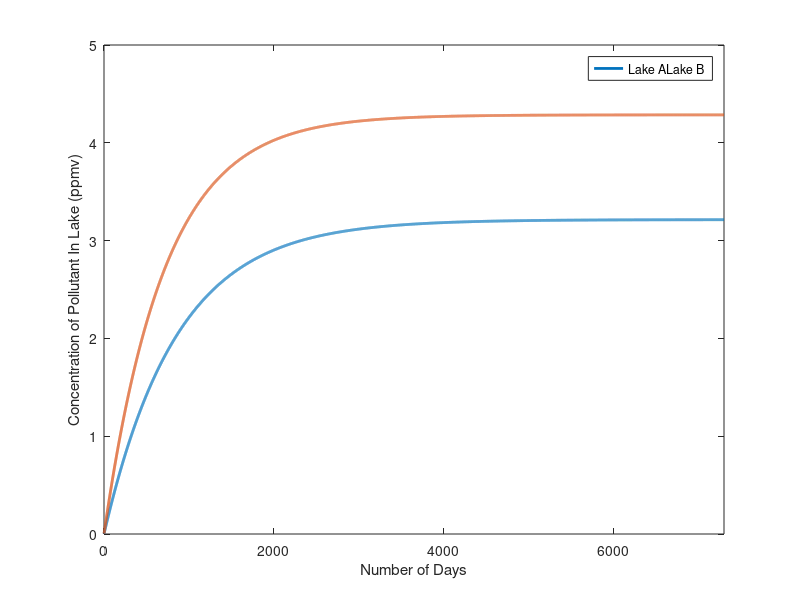

Write the MATLAB code that produced this figure. (Note: this script raises an error after producing the figure.)
% 
%    ____                            _           _   _          _             
%   / ___|___  _ __  _ __   ___  ___| |_ ___  __| | | |    __ _| | _____  ___ 
%  | |   / _ \| '_ \| '_ \ / _ \/ __| __/ _ \/ _` | | |   / _` | |/ / _ \/ __|
%  | |__| (_) | | | | | | |  __/ (__| ||  __/ (_| | | |__| (_| |   <  __/\__ \
%   \____\___/|_| |_|_| |_|\___|\___|\__\___|\__,_| |_____\__,_|_|\_\___||___/
%  |  \/  | ___   __| | ___| | (_)_ __   __ _                                 
%  | |\/| |/ _ \ / _` |/ _ \ | | | '_ \ / _` |                                
%  | |  | | (_) | (_| |  __/ | | | | | | (_| |                                
%  |_|  |_|\___/ \__,_|\___|_|_|_|_| |_|\__, |                                
%                                       |___/                                 

%   _    ___ ___ _ _ ____ ___                                     
%  | |  | __/ __| | |__  | __|                                    
%  | |__| _| (__|_  _|/ /|__ \                                    
%  |____|___\___| |_|/_/ |___/                                    
%                               

%   _             _       ___         _                      
%  | |   ___ _  _(_)___  / __|___  __| |_  _ _ __ _ _ _  ___ 
%  | |__/ _ \ || | (_-< | (__/ _ \/ _| ' \| '_/ _` | ' \/ -_)
%  |____\___/\_,_|_/__/  \___\___/\__|_||_|_| \__,_|_||_\___|
%                                                            

clear variables 
close all 


%% Switch to control whether model includes or exludes evaporation. 

includeEvaporation = true;

%% Paramter Setting and Setup


% Parameters for Lake A 
VwA = 40000000;      % Lake volume, m^3
FwoutA = 70000;      % Average water outflow, m^3/day (this equals the inflow)

if (includeEvaporation == true)
    FwoutA = FwoutA * (2/3); % To Account for Evaporation If Enabled.  
end


% Paramaters for Lake B 
VwB = 25000000;      % Lake volume, m^3
FwoutB = 70000;      % Average water outflow, m^3/day (this equals the inflow)

if (includeEvaporation == true)
    FwoutB = FwoutA * (3/4); % To Account for Evaporation If Enabled. 
end

% General Paramaters 
ndays = 7300;        % no. of days to simulate
Mpin = 0.15;        % Mass of pollutant entering lake per day in tonnes


%% Lake A Simulation

% Define the initial conditions, Mp0 is the initial amount of pollutant in
% the lake before the factory opens
Mp0 = 0;
% Initialise a vector Mp for storing simulated mass of pollutant in the
% lake over time
MpA = zeros(1,ndays); 
% Initialise a vector Cp for storing simulated concentration of pollutant 
% in the lake
CpA = zeros(1,ndays);  
% Calculate the first day using the initial conditions
% Mass of pollutant in lake, Mp
MpA(1) = Mp0 + Mpin - ((Mp0*FwoutA)/VwA); 
% Concentration of pollutant in lake
CpA(1) =  (MpA(1)/VwA)*10^6;
% Simulate for the remaining time period
for i=2:ndays
    MpA(i) = MpA(i-1) + Mpin - ((MpA(i-1)*FwoutA)/VwA);
    CpA(i) = (MpA(i)/VwA)*10^6;      % mass/volume *10^6 to convert to ppmv 
end


%% Lake B Simulation 

% Define the initial conditions, Mp0 is the initial amount of pollutant in
% the lake before the factory opens
Mp0 = 0;
% Initialise a vector Mp for storing simulated mass of pollutant in the
% lake over time
MpB = zeros(1,ndays); 
% Initialise a vector Cp for storing simulated concentration of pollutant 
% in the lake
CpB = zeros(1,ndays);  
% Calculate the first day using the initial conditions
% Mass of pollutant in lake, Mp
MpB(1) = Mp0 + Mpin - ((Mp0*FwoutB)/VwB); 
% Concentration of pollutant in lake
CpB(1) =  (MpB(1)/VwB)*10^6;
% Simulate for the remaining time period
for i=2:ndays
    MpB(i) = MpB(i-1) + Mpin - ((MpB(i-1)*FwoutB)/VwB);
    CpB(i) = (MpB(i)/VwB)*10^6;      % mass/volume *10^6 to convert to ppmv 
end


%% Concentration Plots

% Make a plot of concentration C, label axis, add title
% lakeAPlot = figure(1)
% plot(1:ndays, CpA)
% hold on 
% xlabel ('Number of days')
% ylabel ('Concentration (ppmv)')
% title ('Concentration of pollutant in Hyfryd Llyn Lake A ') 
% axis([0 7300 0 2.5])
% 
% lakeBPlot = figure(2)
% plot(1:ndays, CpB)
% hold on 
% xlabel ('Number of days')
% ylabel ('Concentration (ppmv)')
% title ('Concentration of pollutant in Hyfryd Llyn Lake B ') 
% axis([0 7300 0 2.5])


dualPlot = figure(3);
plot(1:ndays, CpA,'LineWidth',2)
hold on 
plot(CpB,'LineWidth',2)
xlabel ('Number of Days')
ylabel ('Concentration of Pollutant In Lake (ppmv)')
% title ('Concentration of Pollutant in Two Connected Lakes ') 
axis([0 7300 0 5])
legend(["Lake A","Lake B"])
set(gcf,'color','w');


%% Limit Finding

disp(newline) 

%%
concentrationLimit = 1.5; % Set Concentration Limit Here (ppm)

%%
% Lake A 
locationIndexA = find(CpA >= concentrationLimit);
exceedenceDayA = locationIndexA(1);
disp("Pollutant concentration limit of " + num2str(concentrationLimit) + " for Lake A is reached at day " + num2str(exceedenceDayA) + ".");

% Lake B 
locationIndexB = find(CpB >= concentrationLimit);
exceedenceDayB = locationIndexB(1);
disp("Pollutant concentration limit of " + num2str(concentrationLimit) + " for Lake B is reached at day " + num2str(exceedenceDayB) + ".");

% Highlight for Lake A 
hold on
x= [exceedenceDayA exceedenceDayA 0]; 
y= [0 concentrationLimit concentrationLimit]; %produces three xy coordinates to be plotted 
line(x,y,'Color','blue')
% text(exceedenceDayA,concentrationLimit,['\leftarrow Concentration limit is expected to be exceeded by t=' num2str(exceedenceDayA)])

% Highlight for Lake B
hold on
x= [exceedenceDayB exceedenceDayB 0]; 
y= [0 concentrationLimit concentrationLimit]; %produces three xy coordinates to be plotted 
line(x,y,'Color','red')
% text(exceedenceDayB,concentrationLimit-0.1,['\leftarrow Concentration limit is expected to be exceeded by t=' num2str(exceedenceDayB)])



%% New Concentration Input Determination

%% Set Scale Factor Here

scaleFactor = 0.8;

%%
Mp_okA = scaleFactor * (concentrationLimit / 1e6) * VwA ;
TwA = VwA/FwoutA; % the residence time of water in model
Mpin_okA = Mp_okA./TwA;    % New acceptable rate of input of pollutant to the lake

Mp_okB = scaleFactor* (concentrationLimit / 1e6) * VwB ;
TwB = VwB/FwoutB; % the residence time of water in model
Mpin_okB = Mp_okB./TwB;    % New acceptable rate of input of pollutant to the lake 

% We need to take the smallest of the acceptable inputs, to insure that the
% levels remain at the desired limit for BOTH lakes. 

if Mpin_okA < Mpin_okB
    
    Mpin_ok = Mpin_okA;
    
else
    
    Mpin_ok = Mpin_okB;
    
end


disp("To Keep Pollution " + num2str((1-scaleFactor) * 100) + "% below limit " + num2str(concentrationLimit) + ",for BOTH lakes, rate of input should be " + num2str(Mpin_ok * 10 ));


% New Simulation Lake A 

% Initialise a vector Mp_ok for storing new simulated mass of pollutant in 
% the lake.
MpA0= 0;
% Initialise a vector Mp for storing simulated mass of pollutant in the
% lake over time
MpA_ok = zeros(1,ndays); 
% Initialise a vector Cp for storing simulated concentration of pollutant 
% in the lake
CpA_ok = zeros(1,ndays);  
% Calculate the first day using the initial conditions
MpA_ok(1) = MpA0 + Mpin_ok - ((MpA0*FwoutA)/VwA); 
% Concentration of pollutant in lake
CpA_ok(1) =  (MpA_ok(1)/VwA)*10^6;
% Simulate for the time period
for i=2:ndays
    MpA_ok(i) = MpA_ok(i-1) + Mpin_ok - ((MpA_ok(i-1)*FwoutA)/VwA);
    CpA_ok(i) = (MpA_ok(i)/VwA)*10^6;      % mass/volume *10^6 to convert to ppmv 
end 

% Lake B 

% Initialise a vector Mp_ok for storing new simulated mass of pollutant in 
% the lake.
MpB0= 0;
% Initialise a vector Mp for storing simulated mass of pollutant in the
% lake over time
MpB_ok = zeros(1,ndays); 
% Initialise a vector Cp for storing simulated concentration of pollutant 
% in the lake
CpB_ok = zeros(1,ndays);  
% Calculate the first day using the initial conditions
MpB_ok(1) = MpB0 + Mpin_ok - ((MpB0*FwoutB)/VwB); 
% Concentration of pollutant in lake
CpB_ok(1) =  (MpB_ok(1)/VwB)*10^6;
% Simulate for the time period. 
for i=2:ndays
    MpB_ok(i) = MpB_ok(i-1) + Mpin_ok - ((MpB_ok(i-1)*FwoutB)/VwB);
    CpB_ok(i) = (MpB_ok(i)/VwB)*10^6;      % mass/volume *10^6 to convert to ppmv 
end 


% Plotting New Results
newConcentrationGraph = figure(4);
plot(1:ndays,CpA_ok,"blue",'LineWidth',2)
hold on 
plot(1:ndays,CpB_ok,"red",'LineWidth',2)
xlabel ('Number of Days')
ylabel ('Concentration of Pollutant in Lake (ppmv)')
% title ('Modified Concentration') 
axis([0 7300 0 1.5])
legend(["Lake A","LakeB"])
set(gcf,'color','w');


%% Extra Plotting (Currently Not Needed)


% hold on 
% plot(1:ndays,Cp_ok,"green",'LineWidth',2)
% 
% legend(["Current Rate of Pollution","New Rate of Pollution"])
% grid()
% 
% set(gcf,'color','w')
% set(gca,'color','w')
% 
% hold on 
% 
% line([0 8000],[MaxConc,MaxConc])
% text(3000,1.6,"Concentration limit")
